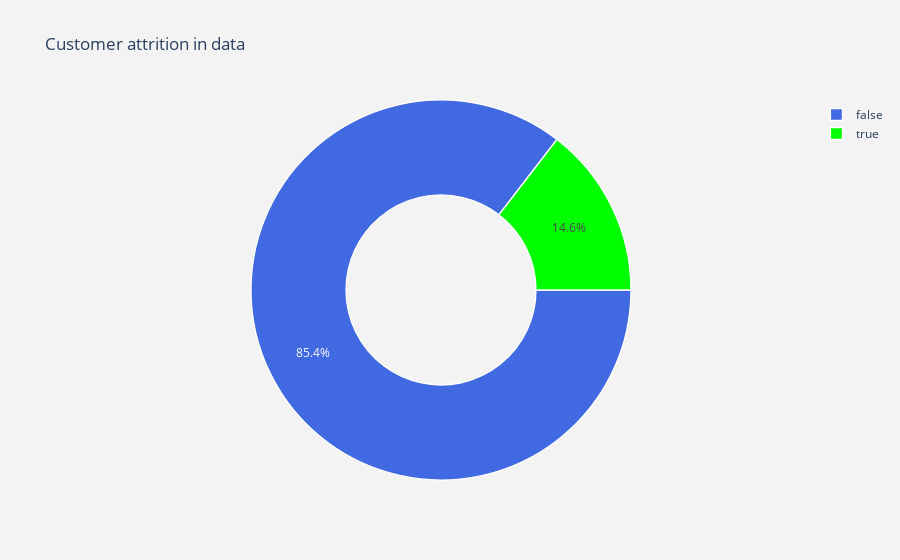

Source (notebook cell):
### Code cell
# Checking the Churn Rate
import io
import plotly.offline as py#visualization
py.init_notebook_mode(connected=True)#visualization
import plotly.graph_objs as go#visualization
import plotly.tools as tls#visualization
import plotly.figure_factory as ff#visualization
import matplotlib.pyplot as plt#visualization
from PIL import  Image
%matplotlib inline
import pandas as pd
import seaborn as sns#visualization
import itertools
import warnings
warnings.filterwarnings("ignore")
#labels
lab = df["Churn"].value_counts().keys().tolist()
#values
val = df["Churn"].value_counts().values.tolist()

trace = go.Pie(labels = lab ,
               values = val ,
               marker = dict(colors =  [ 'royalblue' ,'lime'],
                             line = dict(color = "white",
                                         width =  1.3)
                            ),
               rotation = 90,
               hoverinfo = "label+value+text",
               hole = .5
              )
layout = go.Layout(dict(title = "Customer attrition in data",
                        plot_bgcolor  = "rgb(243,243,243)",
                        paper_bgcolor = "rgb(243,243,243)",
                       )
                  )

data = [trace]
fig = go.Figure(data = data,layout = layout)
py.iplot(fig)

### Figure 1 — Plotly figure (JSON) as saved in the notebook; plotly's stock layout.template omitted (floating-point values rounded to 4 significant figures)
{"data": [{"hole": 0.5, "hoverinfo": "label+value+text", "labels": [false, true], "marker": {"colors": ["royalblue", "lime"], "line": {"color": "white", "width": 1.3}}, "rotation": 90, "type": "pie", "values": [2278, 388]}], "layout": {"paper_bgcolor": "rgb(243,243,243)", "plot_bgcolor": "rgb(243,243,243)", "title": {"text": "Customer attrition in data"}}}
